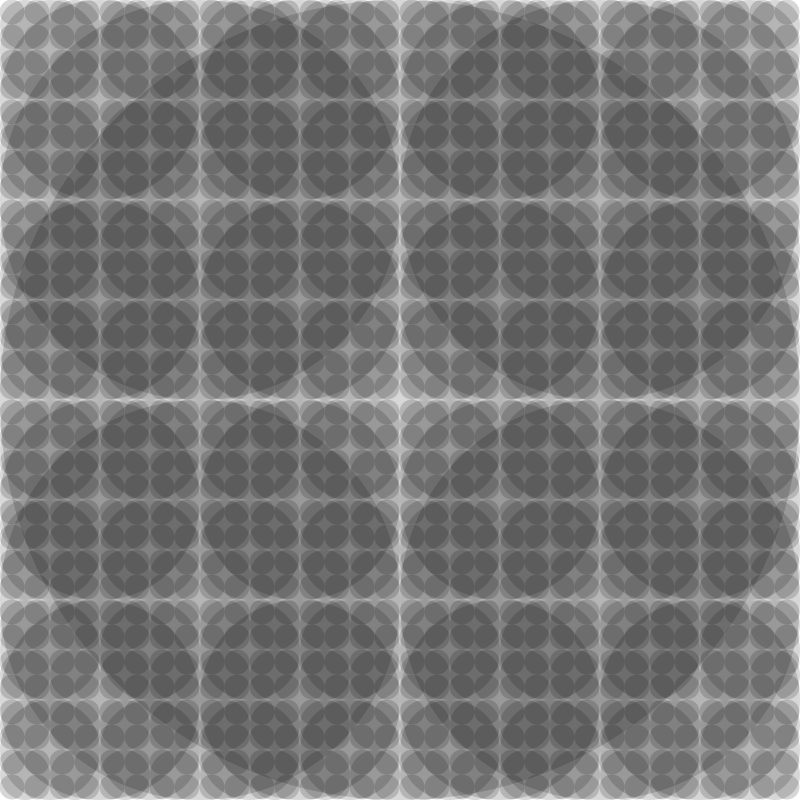
Frame 1 (no input)
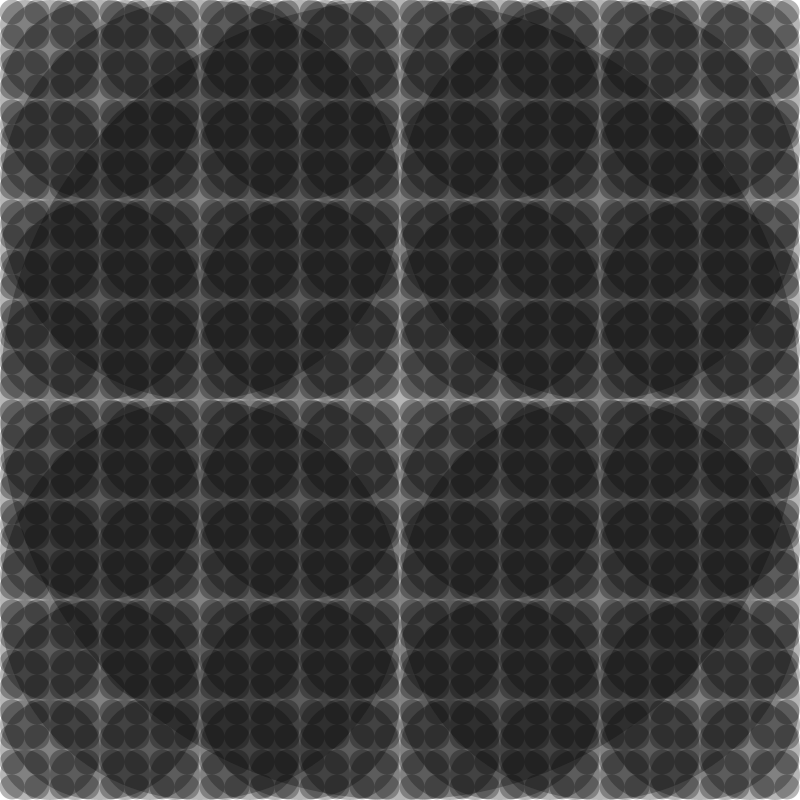
Frame 2 (the mouse pressed at the canvas centre, redrawn once)

The Processing sketch that drew these frames (run headless with seeded random() and noise(); the mouse was pressed at the canvas centre and the sketch redrawn once):

// Processing sketch: processing_31289
// ── processing_31289.pde

void setup()
{
  int a = 800;
  size (800,800);
  noStroke();
  smooth();
  noLoop();
  background(255);
  
}

int level = 6;

void draw()
{
  int x = width;
  int y = height;
  int diam = width;
  
  drawCircle(x, y, diam, level);
  
}

void drawCircle(int x, int y, int diam, int level)
{
  fill(0,40);
  ellipseMode(CENTER);
  
  ellipse(x/2,y/2,diam, diam);
  if (level>1)
  {
    level = level - 1;
    drawCircle(x-diam/2,y-diam/2,diam/2,level);
    drawCircle(x+diam/2,y-diam/2,diam/2,level);
    drawCircle(x+diam/2,y+diam/2,diam/2,level);
    drawCircle(x-diam/2,y+diam/2,diam/2,level);
  }
}

void mouseClicked()
{
  if (level>= 10)
  {
    level = 0;
  }
  level = level + 1;
  fill(255);
  rect(0,0,width, height);
  redraw();
  
}
